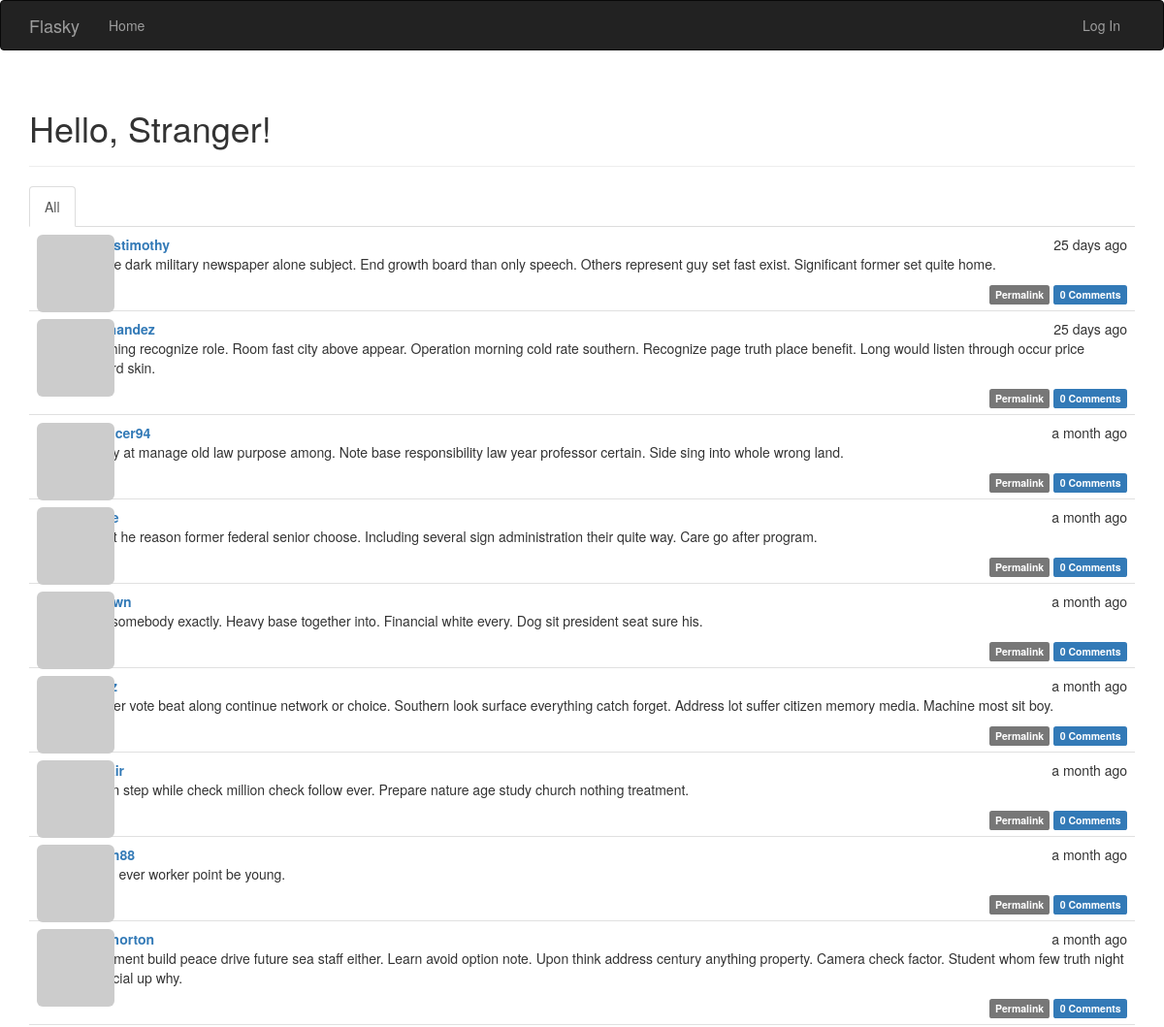
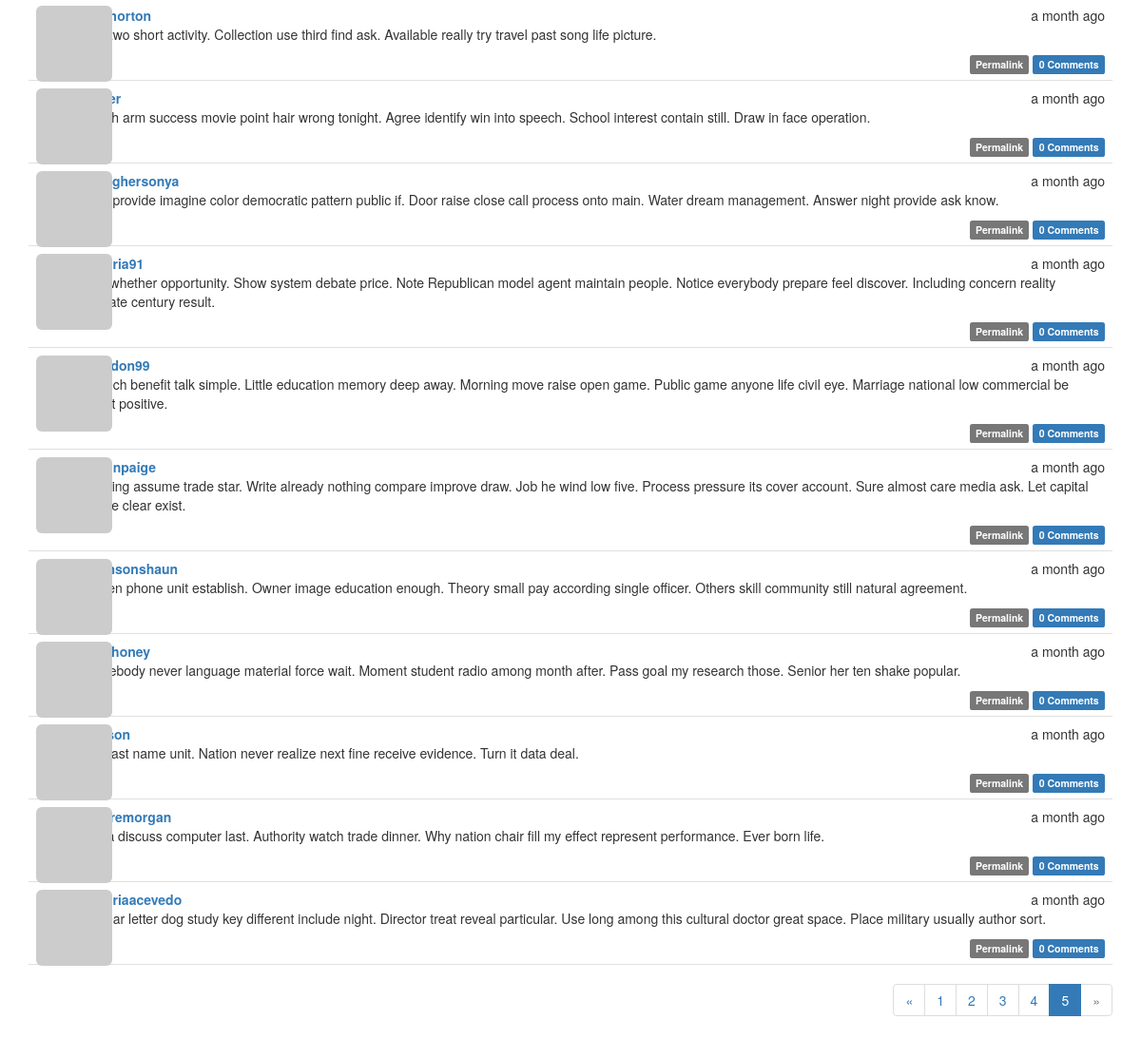
The app's page /?page=5 with its own data (2 pictures, top to bottom).
### app/models.py (models this page shows, shortened)
class Post(db.Model):
    __tablename__ = 'posts'
    id = db.Column(db.Integer, primary_key=True)
    body = db.Column(db.Text)
    body_html = db.Column(db.Text)
    timestamp = db.Column(db.DateTime, index=True, default=datetime.utcnow)
    author_id = db.Column(db.Integer, db.ForeignKey('users.id'))
    comments = db.relationship('Comment', backref='post', lazy='dynamic')

class User(db.Model, UserMixin):
    __tablename__ = 'users'
    id = db.Column(db.Integer, primary_key=True)    # 用户id
    email = db.Column(db.String(64), unique=True, index=True)   # email地址
    username = db.Column(db.String(64), unique=True, index=True)    # 用户名
    password_hash = db.Column(db.String(128))   # 散列的密码
    role_id = db.Column(db.Integer, db.ForeignKey('roles.id'))  # 角色id
    confirmed = db.Column(db.Boolean, default=False)    # 是否确认邮箱
    name = db.Column(db.String(64))     # 真实姓名
    location = db.Column(db.String(64))     # 所在地
    about_me = db.Column(db.Text())     # 自我介绍
    member_since = db.Column(db.DateTime(), default=datetime.utcnow)    # 注册时间
    last_seen = db.Column(db.DateTime(), default=datetime.utcnow)   # 上次登录时间
    avatar_hash = db.Column(db.String(32))      # 用于存储用户邮箱地址的hash值 便于获取头像
    posts = db.relationship('Post', backref='author', lazy='dynamic')
    followed = db.relationship('Follow',
                               foreign_keys=[Follow.follower_id],
                               backref=db.backref('follower', lazy='joined'),
                               lazy='dynamic',
                               cascade='all, delete-orphan')
    followers = db.relationship('Follow',
                                foreign_keys=[Follow.followed_id],
                                backref=db.backref('followed', lazy='joined'),
                                lazy='dynamic',
                                cascade='all, delete-orphan')
    comments = db.relationship('Comment', backref='author', lazy='dynamic')
    @property
    def password(self):
        raise AttributeError('password is not a readable attribute')
    def gravatar(self, size=100, default='identicon', rating='g'):
        if request.is_secure:
            url = 'https://secure.gravatar.com/avatar'
        else:
            url = 'https://www.gravatar.com/avatar'
        hash = self.avatar_hash or self.gravatar_hash()
        return '{url}/{hash}?s={size}&d={default}&r={rating}'.format(
            url=url, hash=hash, size=size, default=default, rating=rating)

### app/main/views.py (the view)
@main.route('/', methods=['GET', 'POST'])
def index():
    form = PostForm()
    if current_user.can(Permission.WRITE_ARTICLES) and form.validate_on_submit():
        post = Post(body=form.body.data, author=current_user._get_current_object())
        db.session.add(post)
        db.session.commit()
        return redirect(url_for('.index'))
    page = request.args.get('page', 1, type=int)
    show_followed = False
    if current_user.is_authenticated:
        show_followed = bool(request.cookies.get('show_followed', ''))
    if show_followed:
        query = current_user.followed_posts
    else:
        query = Post.query
    pagination = query.order_by(Post.timestamp.desc()).paginate(
        page, per_page=current_app.config['FLASKY_POSTS_PER_PAGE'], error_out=False)
    posts = pagination.items
    return render_template('index.html', form=form, posts=posts, pagination=pagination)

### app/auth/views.py (called while the page is built)
@auth.before_app_request
def before_request():
    if current_user.is_authenticated:
        current_user.ping()     # 在每个用户登录时获取登录时间
        if not current_user.confirmed \
                and request.endpoint \
                and request.blueprint != 'auth' \
                and request.endpoint != 'static':
            return redirect(url_for('auth.unconfirmed'))

### app/main/__init__.py (called while the page is built)
@main.app_context_processor
def inject_permissions():
    return dict(Permission=Permission)

### app/models.py (called while the page is built)
    def can(self, permissions):
        return False

    def is_administrator(self):
        return False

### app/templates/index.html (shortened to what this page needs)
{% extends "base.html" %}
{% import "bootstrap/wtf.html" as wtf %}
{% import "_macros.html" as macros %}
{% block page_content %}
<div class="page-header">
    <h1>Hello, {% if current_user.is_authenticated %}{{ current_user.username }}{% else %}Stranger{% endif %}!</h1>
</div>
    <div class="post-tabs">
        <ul class="nav nav-tabs">
            <li{% if not show_followed %} class="active"{% endif %}><a href="{{ url_for('.show_all') }}">All</a></li>
        </ul>
        {% include '_post.html' %}
    </div>
    {% if pagination %}
    <div class="pagination">
        {{ macros.pagination_widget(pagination, '.index') }}
    </div>
    {% endif %}
{% endblock %}

### app/templates/_post.html (shortened to what this page needs)
<ul class="posts">
    {% for post in posts %}
    <li class="post">
        <div class="post-thumbnail">
            <a href="{{ url_for('.user', username=post.author.username) }}">
                <img class="img-rounded profile-thumbnail" src="{{ post.author.gravatar(size=40) }}">
            </a>
        </div>
        <div class="post-content">
            <div class="post-date">{{ moment(post.timestamp).fromNow() }}</div>
            <div class="post-author"><a href="{{ url_for('.user', username=post.author.username) }}">{{ post.author.username }}</a></div>
            <div class="post-body">
                {% if post.body_html %}
                    {{ post.body_html | safe }}
                {% else %}
                    {{ post.body }}
                {% endif %}
            </div>
            <div class="post-footer">
                <a href="{{ url_for('.post', id=post.id) }}">
                    <span class="label label-default">Permalink</span>
                </a>
                <a href="{{ url_for('.post', id=post.id) }}#comments">
                    <span class="label label-primary">{{ post.comments.count() }} Comments</span>
                </a>
            </div>
        </div>
    </li>
    {% endfor %}
</ul>

### app/static/styles.css (style rules this page uses)
.profile-thumbnail { position: absolute; }
div.post-tabs { margin-top: 16px; }
ul.posts { list-style-type: none; padding: 0px; margin: 16px 0px 0px 0px; border-top: 1px solid #e0e0e0; }
div.post-tabs ul.posts { margin: 0px; border-top: none; }
ul.posts li.post { padding: 8px; border-bottom: 1px solid #e0e0e0; }
div.post-date { float: right; }
div.post-author { font-weight: bold; }
div.post-thumbnail { position: absolute; }
div.post-content { margin-left: 48px; min-height: 48px; }
div.post-footer { text-align: right; }
div.pagination { width: 100%; text-align: right; padding: 0px; margin: 0px; }

### records on screen
Post: timestamp "25 days ago", author.username "burnstimothy", body_html "Above dark military newspaper alone subject. End growth board than only speech. Others represent guy set fast exist. Significant former set quite home.", comments.count "0"
Post: timestamp "25 days ago", author.username "afernandez", body_html "Anything recognize role. Room fast city above appear. Operation morning cold rate southern. Recognize page truth place benefit. Long would listen through occur price toward skin.", comments.count "0"
Post: timestamp "a month ago", author.username "spencer94", body_html "Ability at manage old law purpose among. Note base responsibility law year professor certain. Side sing into whole wrong land.", comments.count "0"
Post: timestamp "a month ago", body_html "Court he reason former federal senior choose. Including several sign administration their quite way. Care go after program.", comments.count "0"
Post: timestamp "a month ago", body_html "And somebody exactly. Heavy base together into. Financial white every. Dog sit president seat sure his.", comments.count "0"
Post: timestamp "a month ago", body_html "Soldier vote beat along continue network or choice. Southern look surface everything catch forget. Address lot suffer citizen memory media. Machine most sit boy.", comments.count "0"
Post: timestamp "a month ago", body_html "Room step while check million check follow ever. Prepare nature age study church nothing treatment.", comments.count "0"
Post: timestamp "a month ago", body_html "Soon ever worker point be young.", comments.count "0"
Post: timestamp "a month ago", author.username "kenthorton", body_html "Treatment build peace drive future sea staff either. Learn avoid option note. Upon think address century anything property. Camera check factor. Student whom few truth night financial up why.", comments.count "0"
Post: timestamp "a month ago", author.username "kenthorton", body_html "Use two short activity. Collection use third find ask. Available really try travel past song life picture.", comments.count "0"
Post: timestamp "a month ago", body_html "Watch arm success movie point hair wrong tonight. Agree identify win into speech. School interest contain still. Draw in face operation.", comments.count "0"
Post: timestamp "a month ago", author.username "gallaghersonya", body_html "Stop provide imagine color democratic pattern public if. Door raise close call process onto main. Water dream management. Answer night provide ask know.", comments.count "0"
Post: timestamp "a month ago", author.username "victoria91", body_html "Cup whether opportunity. Show system debate price. Note Republican model agent maintain people. Notice everybody prepare feel discover. Including concern reality indicate century result.", comments.count "0"
Post: timestamp "a month ago", author.username "brandon99", body_html "Speech benefit talk simple. Little education memory deep away. Morning move raise open game. Public game anyone life civil eye. Marriage national low commercial be forget positive.", comments.count "0"
Post: timestamp "a month ago", author.username "simonpaige", body_html "Evening assume trade star. Write already nothing compare improve draw. Job he wind low five. Process pressure its cover account. Sure almost care media ask. Let capital phone clear exist.", comments.count "0"
Post: timestamp "a month ago", author.username "robinsonshaun", body_html "Citizen phone unit establish. Owner image education enough. Theory small pay according single officer. Others skill community still natural agreement.", comments.count "0"
Post: timestamp "a month ago", author.username "wmahoney", body_html "Somebody never language material force wait. Moment student radio among month after. Pass goal my research those. Senior her ten shake popular.", comments.count "0"
Post: timestamp "a month ago", body_html "Ball fast name unit. Nation never realize next fine receive evidence. Turn it data deal.", comments.count "0"
Post: timestamp "a month ago", author.username "mooremorgan", body_html "Her a discuss computer last. Authority watch trade dinner. Why nation chair fill my effect represent performance. Ever born life.", comments.count "0"
Post: timestamp "a month ago", author.username "victoriaacevedo", body_html "Appear letter dog study key different include night. Director treat reveal particular. Use long among this cultural doctor great space. Place military usually author sort.", comments.count "0"

### other values on screen
{{ p }} "1" "2" "3" "4"
{{ p }} "5"
